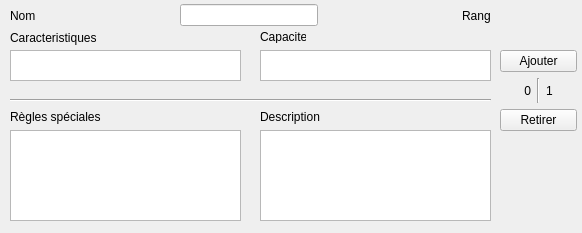
<?xml version="1.0" encoding="UTF-8"?>
<ui version="4.0">
 <class>WidgetVueProfil</class>
 <widget class="QWidget" name="WidgetVueProfil">
  <property name="geometry">
   <rect>
    <x>0</x>
    <y>0</y>
    <width>582</width>
    <height>233</height>
   </rect>
  </property>
  <property name="windowTitle">
   <string>Form</string>
  </property>
  <widget class="QTableView" name="tableView_caracteristiques">
   <property name="geometry">
    <rect>
     <x>10</x>
     <y>50</y>
     <width>231</width>
     <height>31</height>
    </rect>
   </property>
  </widget>
  <widget class="Line" name="line_2">
   <property name="geometry">
    <rect>
     <x>10</x>
     <y>90</y>
     <width>481</width>
     <height>20</height>
    </rect>
   </property>
   <property name="orientation">
    <enum>Qt::Horizontal</enum>
   </property>
  </widget>
  <widget class="QListView" name="listView_capacites">
   <property name="geometry">
    <rect>
     <x>260</x>
     <y>50</y>
     <width>231</width>
     <height>31</height>
    </rect>
   </property>
  </widget>
  <widget class="QLabel" name="label_caracteristiques">
   <property name="geometry">
    <rect>
     <x>10</x>
     <y>30</y>
     <width>101</width>
     <height>16</height>
    </rect>
   </property>
   <property name="text">
    <string>Caracteristiques</string>
   </property>
  </widget>
  <widget class="QLabel" name="label_capacites">
   <property name="geometry">
    <rect>
     <x>260</x>
     <y>30</y>
     <width>46</width>
     <height>13</height>
    </rect>
   </property>
   <property name="text">
    <string>Capacites</string>
   </property>
  </widget>
  <widget class="QWidget" name="horizontalLayoutWidget_2">
   <property name="geometry">
    <rect>
     <x>10</x>
     <y>0</y>
     <width>481</width>
     <height>31</height>
    </rect>
   </property>
   <layout class="QHBoxLayout" name="horizontalLayout_2">
    <item>
     <widget class="QLabel" name="label_nom">
      <property name="text">
       <string>Nom</string>
      </property>
     </widget>
    </item>
    <item>
     <spacer name="horizontalSpacer_2">
      <property name="orientation">
       <enum>Qt::Horizontal</enum>
      </property>
      <property name="sizeHint" stdset="0">
       <size>
        <width>40</width>
        <height>20</height>
       </size>
      </property>
     </spacer>
    </item>
    <item>
     <widget class="QLineEdit" name="lineEdit"/>
    </item>
    <item>
     <spacer name="horizontalSpacer">
      <property name="orientation">
       <enum>Qt::Horizontal</enum>
      </property>
      <property name="sizeHint" stdset="0">
       <size>
        <width>40</width>
        <height>20</height>
       </size>
      </property>
     </spacer>
    </item>
    <item>
     <widget class="QLabel" name="label_rang">
      <property name="text">
       <string>Rang</string>
      </property>
     </widget>
    </item>
   </layout>
  </widget>
  <widget class="QWidget" name="verticalLayoutWidget">
   <property name="geometry">
    <rect>
     <x>500</x>
     <y>50</y>
     <width>77</width>
     <height>81</height>
    </rect>
   </property>
   <layout class="QVBoxLayout" name="verticalLayout">
    <item>
     <widget class="QPushButton" name="pushButton_ajouter">
      <property name="text">
       <string>Ajouter</string>
      </property>
     </widget>
    </item>
    <item>
     <layout class="QHBoxLayout" name="horizontalLayout">
      <item>
       <widget class="QLabel" name="label_nombreUniteAjouter">
        <property name="text">
         <string>0</string>
        </property>
        <property name="alignment">
         <set>Qt::AlignRight|Qt::AlignTrailing|Qt::AlignVCenter</set>
        </property>
       </widget>
      </item>
      <item>
       <widget class="Line" name="line">
        <property name="orientation">
         <enum>Qt::Vertical</enum>
        </property>
       </widget>
      </item>
      <item>
       <widget class="QLabel" name="label_nombreUniteMax">
        <property name="text">
         <string>1</string>
        </property>
       </widget>
      </item>
     </layout>
    </item>
    <item>
     <widget class="QPushButton" name="pushButton_retirer">
      <property name="text">
       <string>Retirer</string>
      </property>
     </widget>
    </item>
   </layout>
  </widget>
  <widget class="QWidget" name="verticalLayoutWidget_2">
   <property name="geometry">
    <rect>
     <x>10</x>
     <y>110</y>
     <width>231</width>
     <height>111</height>
    </rect>
   </property>
   <layout class="QVBoxLayout" name="verticalLayout_2">
    <item>
     <widget class="QLabel" name="label_regles">
      <property name="text">
       <string>Règles spéciales</string>
      </property>
     </widget>
    </item>
    <item>
     <widget class="QListView" name="listView_caracteristiques"/>
    </item>
   </layout>
  </widget>
  <widget class="QWidget" name="verticalLayoutWidget_3">
   <property name="geometry">
    <rect>
     <x>260</x>
     <y>110</y>
     <width>231</width>
     <height>111</height>
    </rect>
   </property>
   <layout class="QVBoxLayout" name="verticalLayout_3">
    <item>
     <widget class="QLabel" name="label_descriptionRegles">
      <property name="text">
       <string>Description</string>
      </property>
     </widget>
    </item>
    <item>
     <widget class="QTextEdit" name="textEdit_descriptionsRegles">
      <property name="readOnly">
       <bool>true</bool>
      </property>
     </widget>
    </item>
   </layout>
  </widget>
 </widget>
 <resources/>
 <connections/>
</ui>
